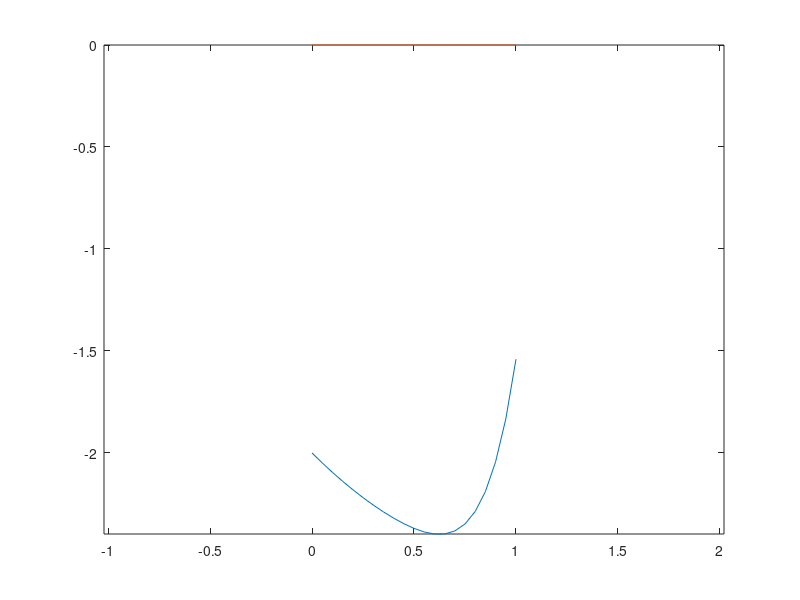

Write the MATLAB code that produced this figure.
f = @(x) x.^7 - x - cos(x) - 1

df = @(x) 7 * x.^6 -1 + sen(x)

ejex = @(x) 0 * x;

tolerancia = 10 ^ -5

I = [0:0.05:1];

plot(I, f(I), I, ejex(I))
axis equal